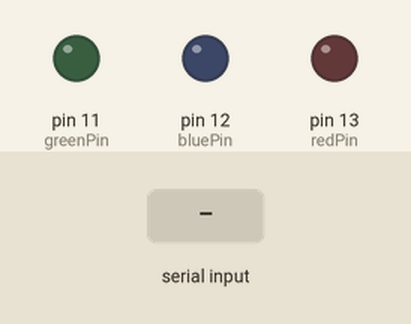
Recording of a sketch running on a simulated Arduino Uno, built with avr-gcc and run on an emulated ATmega328P. Parts: output pins drawn as LEDs (lit = HIGH). Inputs (shaded band) come from the test bench.

Above: at 1.2 s.
1.3 s: "1" received over Serial
At 2.1 s:
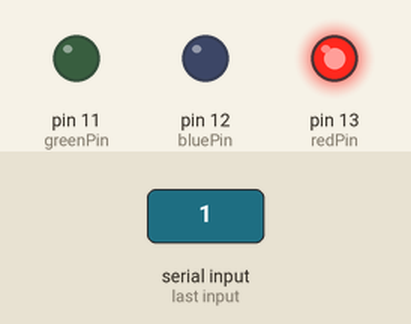
2.8 s: "0" received over Serial
At 3.3 s:
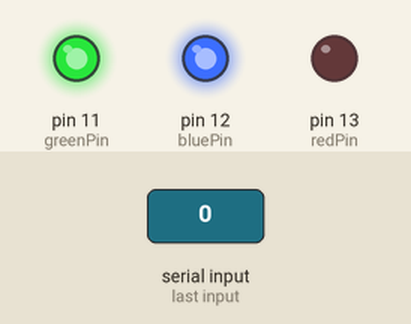
4.3 s: "2" received over Serial
At 5.6 s:
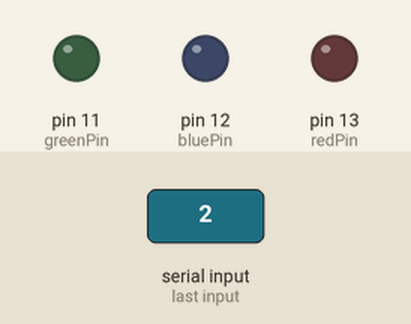
Timing chart, 0 to 7.3 s (numbered marks = the images above; inputs shaded):
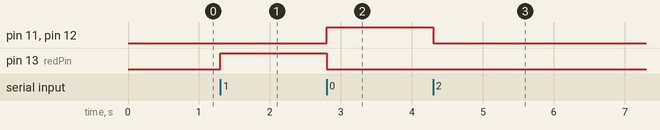

The sketch:

sketch_sep28b.ino
```cpp
const int redPin = 13;
const int bluePin=12;
const int greenPin = 11;
int value=0;

void setup()
{
  Serial.begin(9600);
  pinMode(redPin, OUTPUT);
  pinMode(bluePin, OUTPUT);
  pinMode(greenPin, OUTPUT);
}

void loop()
{
 while (Serial.available())
 {
  value = Serial.read();
 }

 if (value == '1'){
   digitalWrite(redPin, HIGH);
   digitalWrite(bluePin, LOW);
   digitalWrite(greenPin, LOW);
 }
 else if (value == '0'){
  digitalWrite(redPin, LOW);
  digitalWrite(bluePin, HIGH);
  digitalWrite(greenPin, HIGH);
  }
  else{
    digitalWrite(redPin, LOW);
    digitalWrite(bluePin, LOW);
    digitalWrite(greenPin, LOW);
  }
}
```

Measured:
- after the input at 1.3 s, pin 13 (redPin): LOW → HIGH at once
- after the input at 2.8 s, pin 11 (greenPin), pin 12 (bluePin): LOW → HIGH at once; pin 13 (redPin): HIGH → LOW at once
- after the input at 4.3 s, pin 11 (greenPin), pin 12 (bluePin): HIGH → LOW at once
